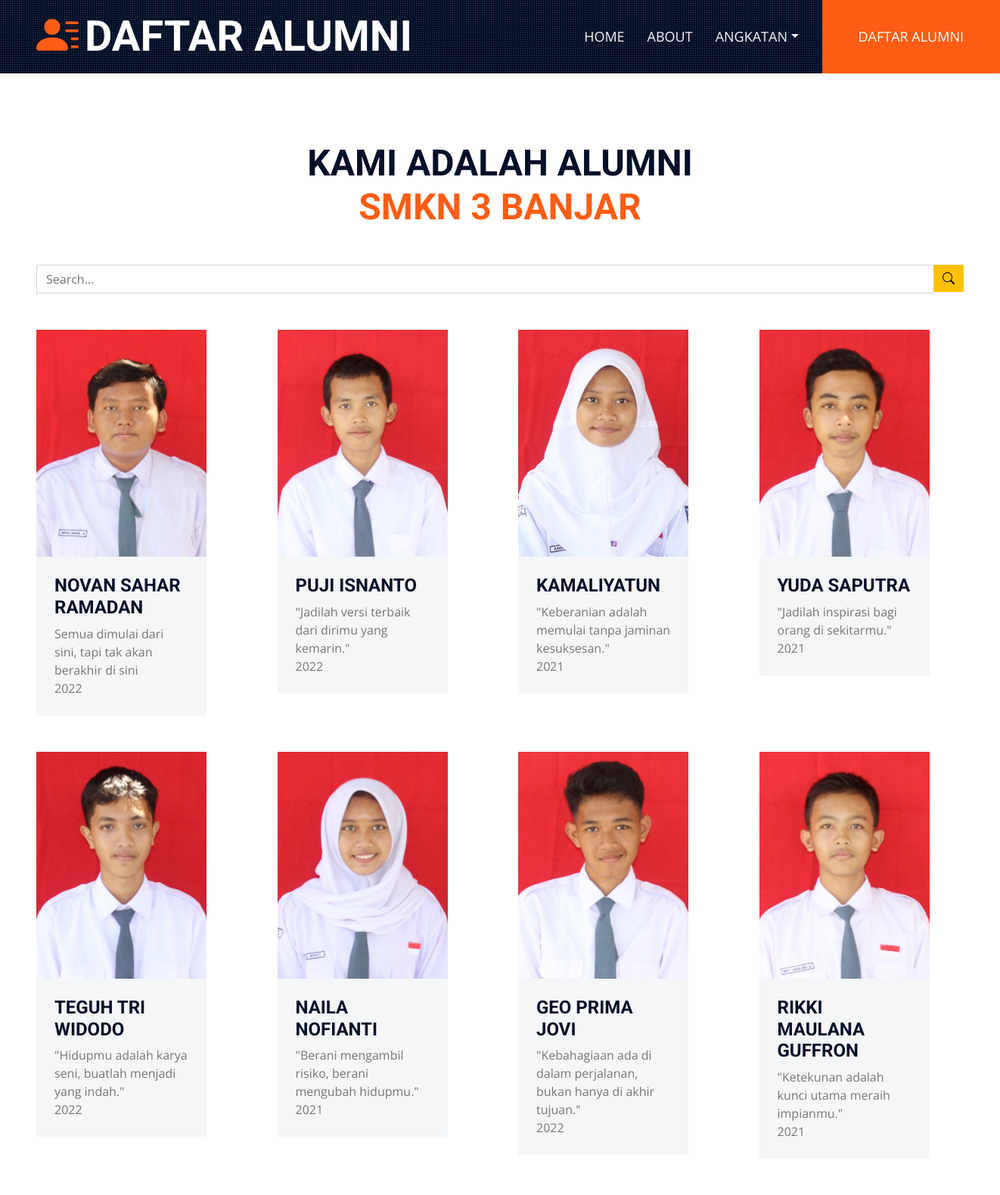
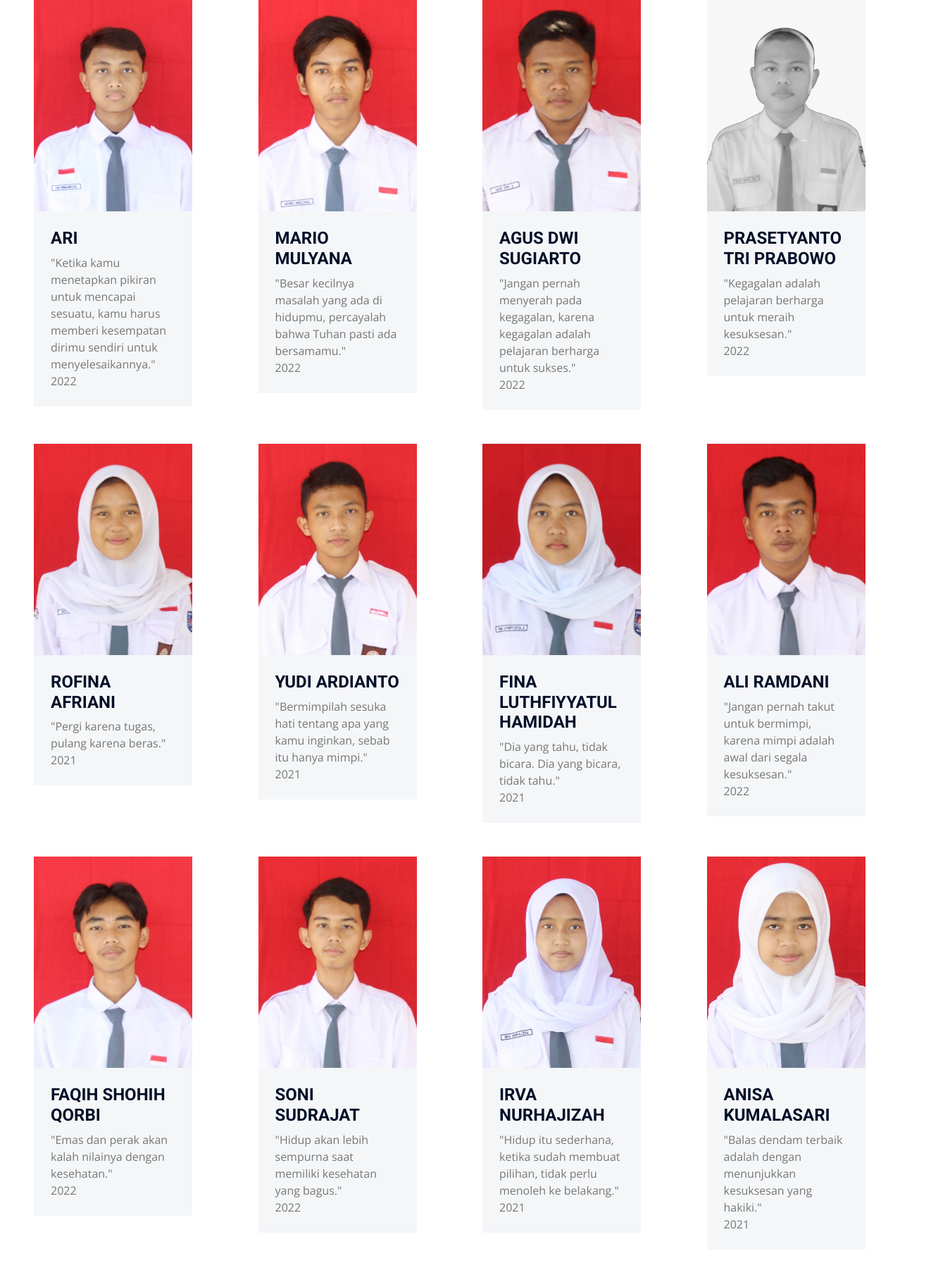
/frontend/daftar-alumni-detail.php (upper part), run on the app's committed database (2 pictures, top to bottom).
### tables this page shows
CREATE TABLE `alumni` (
  `nisn` varchar(12) NOT NULL,
  `nama_lengkap` varchar(255) NOT NULL,
  `email` varchar(255) NOT NULL,
  `alamat` text NOT NULL,
  `pekerjaan` varchar(255) NOT NULL,
  `nama_perusahaan` varchar(255) NOT NULL,
  `motto` varchar(255) NOT NULL,
  `foto` varchar(255) NOT NULL,
  `password` varchar(255) NOT NULL,
  `angkatan` year(4) NOT NULL,
  `prodi` varchar(255) NOT NULL,
  `nama_universitas` varchar(255) NOT NULL,
  `no_hp` varchar(15) NOT NULL
);

### frontend/daftar-alumni-detail.php (the view, shortened to what this page needs)
<?php
    include 'app/header.php';
    include 'app/navbar.php';
    require_once 'koneksi.php';
    if ($_SERVER['REQUEST_METHOD'] == 'POST' && isset($_POST['cari'])) {
        $value = $_POST['value'];
        $query = "SELECT * FROM alumni WHERE
        nisn LIKE '%$value%' OR
        nama_lengkap LIKE '%$value%' OR
        angkatan LIKE '%$value%' ";
    } else {
        $query = "SELECT * FROM alumni";
    }
    $result = mysqli_query($koneksi, $query) or die(mysqli_error($koneksi));
?>
<div class="container-fluid py-6 px-5">
    <div class="text-center mx-auto mb-5" style="max-width: 600px;">
        <h1 class="display-5 text-uppercase mb-4">KAMI ADALAH ALUMNI <span class="text-primary">SMKN 3 BANJAR</span>
        </h1>
    </div>
    <div class="row g-5">
        <form method="post" action="">
            <div class="input-group no-border">
                <input type="text" name="value" class="form-control" placeholder="Search...">
                <span class="input-group-addon">
                    <button type="submit" name="cari" style="border: none" class="btn btn-warning">
                    <i class="bi bi-search"></i>
                    </button>
                </span>
            </div>
        </form>
        <?php
            while ($row = mysqli_fetch_assoc($result)) {
        ?>
        <div class="col-xl-3 col-lg-4 col-md-6">
            <div class="row g-0">
                <div class="col-10" style="min-height: 300px;">
                    <div class="position-relative h-100">
                        <a href='detail-alumni.php?hai=<?= $row['nisn']?>'>
                            <img class="position-absolute w-100 h-100"
                                src="../backend/pages/img/<?= $row['foto']; ?>" style="object-fit: cover;">
                        </a>
                    </div>
                </div>
                <div class="col-10">
                    <div class="bg-light p-4">
                        <a href='detail-alumni.php?hai=<?=$row['nisn'];?>'>
                            <h4 class="text-uppercase"><?= $row['nama_lengkap']; ?></h4>
                        </a>
                        <span><?= $row['motto']; ?></span>
                        <br>
                        <span><?= $row['angkatan']; ?></span>
                    </div>
                </div>
            </div>
        </div>
        <?php } ?>
    </div>
</div>

### frontend/css/style.css (style rules this page uses)
:root { --primary: #FD5D14; --secondary: #FDBE33; --light: #F4F6F8; --dark: #040F28; }
.py-6 { padding-top: 90px; padding-bottom: 90px; }
.btn { position: relative; font-weight: 600; text-transform: uppercase; transition: .5s; }
.btn::after { position: absolute; content: ""; width: 0; height: 5px; bottom: -1px; left: 50%; background: var(--primary); transition: .5s; }

### data on the page
alumni: foto (picture), nama_lengkap "NOVAN SAHAR RAMADAN", motto "Semua dimulai dari sini, tapi tak akan berakhir di sini", angkatan "2022"
alumni: foto (picture), nama_lengkap "PUJI ISNANTO", motto "\"Jadilah versi terbaik dari dirimu yang kemarin.\"", angkatan "2022"
alumni: foto (picture), nama_lengkap "KAMALIYATUN", motto "\"Keberanian adalah memulai tanpa jaminan kesuksesan.\"", angkatan "2021"
alumni: foto (picture), nama_lengkap "YUDA SAPUTRA", motto "\"Jadilah inspirasi bagi orang di sekitarmu.\"", angkatan "2021"
alumni: foto (picture), nama_lengkap "TEGUH TRI WIDODO", motto "\"Hidupmu adalah karya seni, buatlah menjadi yang indah.\"", angkatan "2022"
alumni: foto (picture), nama_lengkap "NAILA NOFIANTI", motto "\"Berani mengambil risiko, berani mengubah hidupmu.\"", angkatan "2021"
alumni: foto (picture), nama_lengkap "GEO PRIMA JOVI", motto "\"Kebahagiaan ada di dalam perjalanan, bukan hanya di akhir tujuan.\"", angkatan "2022"
alumni: foto (picture), nama_lengkap "RIKKI MAULANA GUFFRON", motto "\"Ketekunan adalah kunci utama meraih impianmu.\"", angkatan "2021"
alumni: foto (picture), nama_lengkap "ARI", motto "\"Ketika kamu menetapkan pikiran untuk mencapai sesuatu, kamu harus memberi kesempatan dirimu sendiri untuk menyelesaikannya.\"", angkatan "2022"
alumni: foto (picture), nama_lengkap "MARIO MULYANA", motto "\"Besar kecilnya masalah yang ada di hidupmu, percayalah bahwa Tuhan pasti ada bersamamu.\"", angkatan "2022"
alumni: foto (picture), nama_lengkap "AGUS DWI SUGIARTO", motto "\"Jangan pernah menyerah pada kegagalan, karena kegagalan adalah pelajaran berharga untuk sukses.\"", angkatan "2022"
alumni: foto (picture), nama_lengkap "PRASETYANTO TRI PRABOWO", motto "\"Kegagalan adalah pelajaran berharga untuk meraih kesuksesan.\"", angkatan "2022"
alumni: foto (picture), nama_lengkap "ROFINA AFRIANI", motto "\"Pergi karena tugas, pulang karena beras.\"", angkatan "2021"
alumni: foto (picture), nama_lengkap "YUDI ARDIANTO", motto "\"Bermimpilah sesuka hati tentang apa yang kamu inginkan, sebab itu hanya mimpi.\"", angkatan "2021"
alumni: foto (picture), nama_lengkap "FINA LUTHFIYYATUL HAMIDAH", motto "\"Dia yang tahu, tidak bicara. Dia yang bicara, tidak tahu.\"", angkatan "2021"
alumni: foto (picture), nama_lengkap "ALI RAMDANI", motto "\"Jangan pernah takut untuk bermimpi, karena mimpi adalah awal dari segala kesuksesan.\"", angkatan "2022"
alumni: foto (picture), nama_lengkap "FAQIH SHOHIH QORBI", motto "\"Emas dan perak akan kalah nilainya dengan kesehatan.\"", angkatan "2022"
alumni: foto (picture), nama_lengkap "SONI SUDRAJAT", motto "\"Hidup akan lebih sempurna saat memiliki kesehatan yang bagus.\"", angkatan "2022"
alumni: foto (picture), nama_lengkap "IRVA NURHAJIZAH", motto "\"Hidup itu sederhana, ketika sudah membuat pilihan, tidak perlu menoleh ke belakang.\"", angkatan "2021"
alumni: foto (picture), nama_lengkap "ANISA KUMALASARI", motto "\"Balas dendam terbaik adalah dengan menunjukkan kesuksesan yang hakiki.\"", angkatan "2021"
